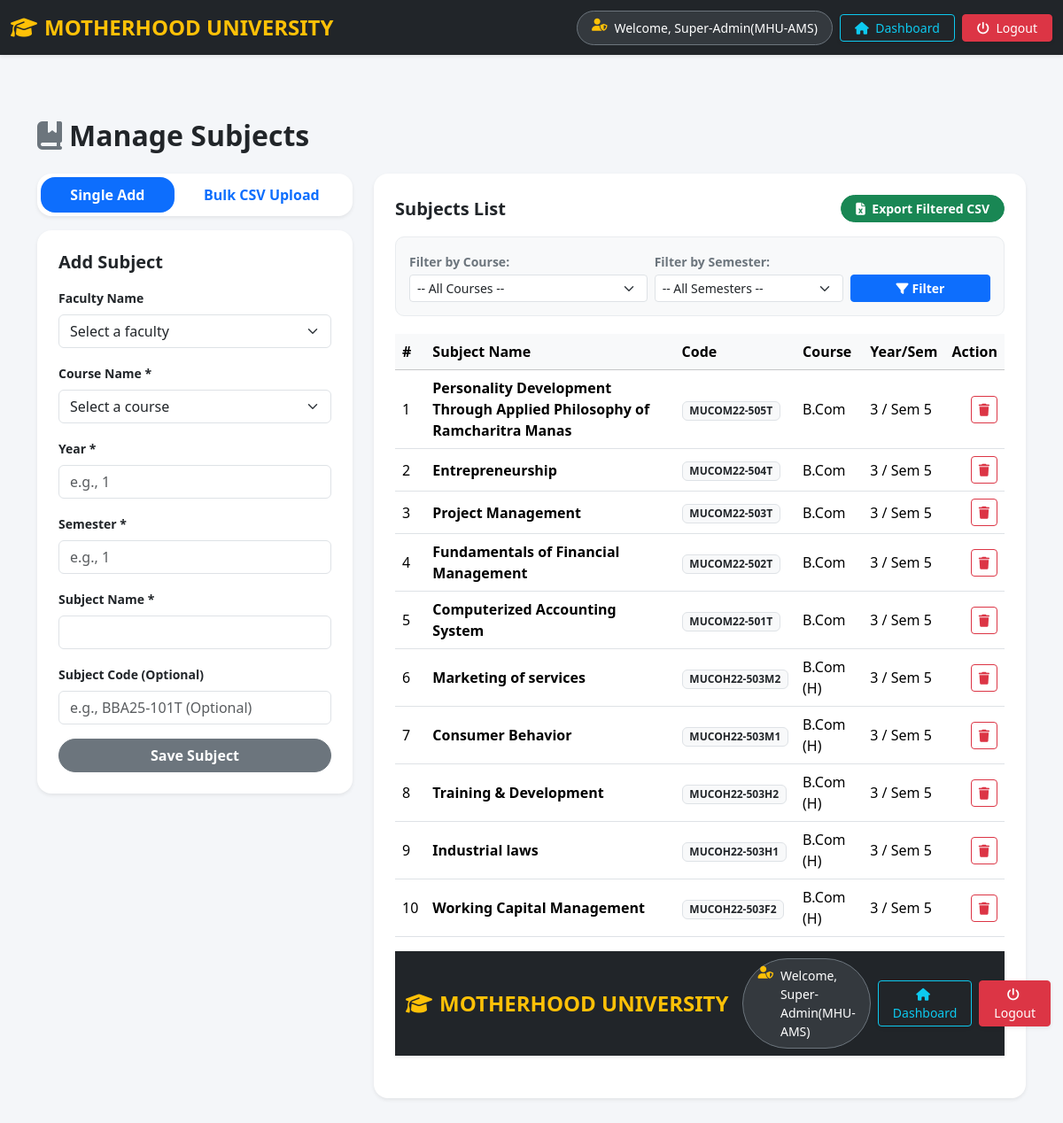
The page /admin/manage_subjects.php (signed in) on the database as committed earlier.
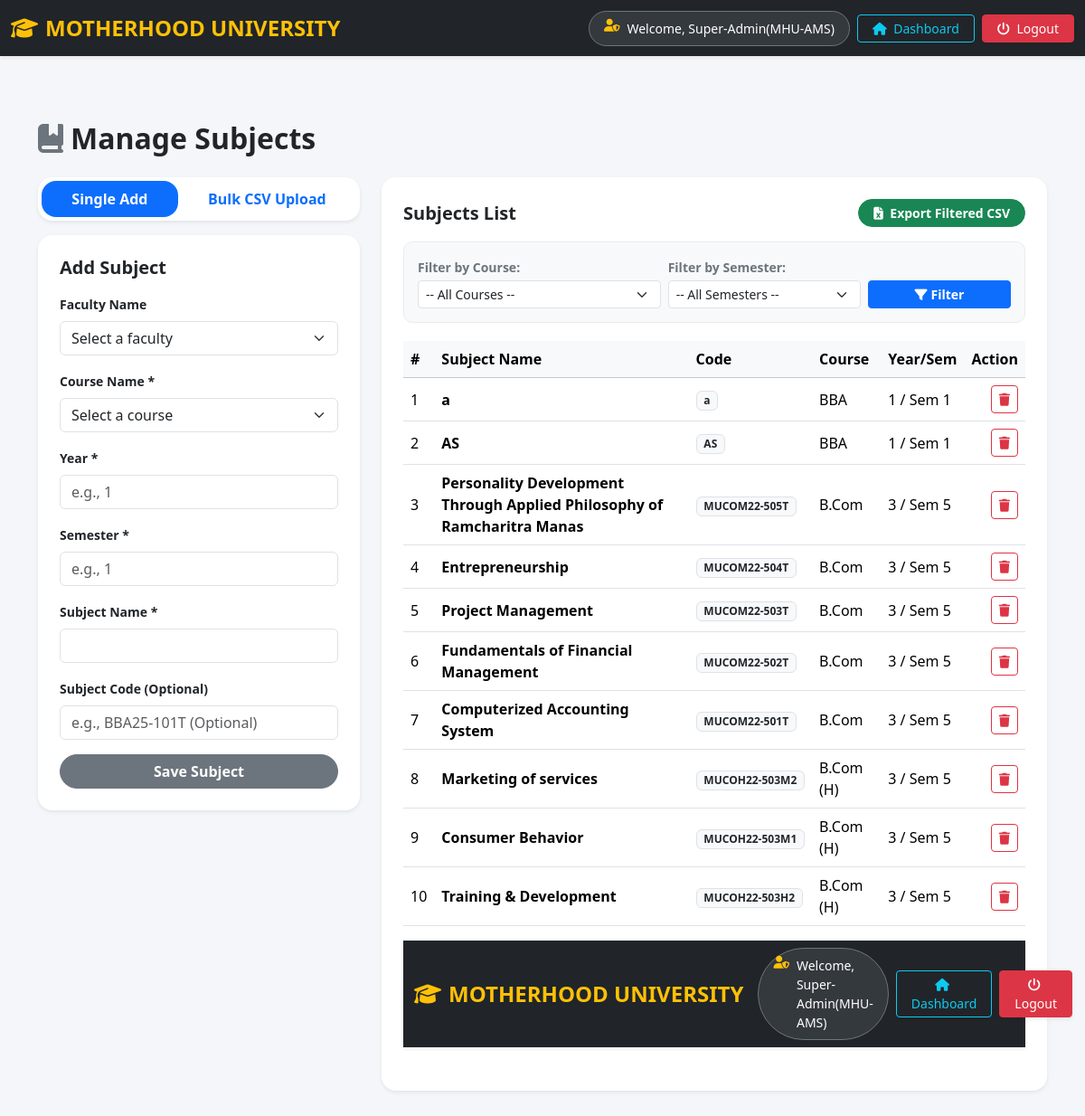
The same page on the database as committed later.
### tables this page shows
CREATE TABLE `subjects` (
  `course_id` int(11) NOT NULL,
  `course_name` varchar(233) NOT NULL,
  `Year` int(11) NOT NULL,
  `semester` int(11) NOT NULL,
  `subject_name` varchar(255) NOT NULL,
  `dept_name` varchar(235) NOT NULL,
  `subject_code` varchar(55) NOT NULL,
  `faculty_name` varchar(55) NOT NULL
);

### admin/manage_subjects.php (the view, shortened to what the changed rows need)
<?php
include "../db_connect.php";
$where_sql = "WHERE 1=1";
$limit = 10;
$page = isset($_GET['page']) ? (int) $_GET['page'] : 1;
$offset = ($page - 1) * $limit;
?>
<!doctype html>
<html lang="en">
<head>
    <link href="https://cdn.jsdelivr.net/npm/bootstrap@5.3.8/dist/css/bootstrap.min.css" rel="stylesheet">
    <link rel="stylesheet" href="https://cdnjs.cloudflare.com/ajax/libs/font-awesome/6.5.1/css/all.min.css">
</head>
<body>
    <main class="container py-5">
        <h2 class="fw-bold text-dark mb-4"><i class="fa-solid fa-book-bookmark text-secondary me-2"></i>Manage Subjects
        </h2>
        <div class="row g-4">
            <div class="col-lg-8">
                <div class="card border-0 shadow-sm p-4 rounded-4 bg-white">
                    <div class="table-responsive">
                        <table class="table table-hover align-middle">
                            <thead class="table-light">
                                <tr>
                                    <th>#</th>
                                    <th>Subject Name</th>
                                    <th>Code</th>
                                    <th>Course</th>
                                    <th>Year/Sem</th>
                                    <th class="text-end">Action</th>
                                </tr>
                            </thead>
                            <tbody>
                                <?php
                                $query = "SELECT * FROM subjects $where_sql ORDER BY course_id DESC LIMIT $limit OFFSET $offset";
                                $res = $conn->query($query);
                                $i = $offset + 1;
                                if ($res && $res->num_rows > 0) {
                                    while ($row = $res->fetch_assoc()): ?>
                                        <tr>
                                            <td><?= $i++ ?></td>
                                            <td class="fw-semibold"><?= htmlspecialchars($row['subject_name']) ?></td>
                                            <td><span
                                                    class="badge bg-light text-dark border"><?= htmlspecialchars($row['subject_code'] ?? 'N/A') ?></span>
                                            </td>
                                            <td><?= htmlspecialchars($row['course_name'] ?? 'N/A') ?></td>
                                            <td><?= htmlspecialchars($row['Year'] ?? '') ?> / Sem
                                                <?= htmlspecialchars($row['semester'] ?? 'N/A') ?></td>
                                            <td class="text-end"><a
                                                    href="manage_subjects.php?delete_id=<?= $row['course_id'] ?>"
                                                    class="btn btn-sm btn-outline-danger"
                                                    onclick="return confirm('Delete subject?');"><i
                                                        class="fa-solid fa-trash"></i></a></td>
                                        </tr>
                                    <?php endwhile;
                                } else {
                                    echo '<tr><td colspan="6" class="text-center text-muted py-4">No subjects found matching the selected filters.</td></tr>';
                                }
                                ?>
                            </tbody>
                        </table>
                    </div>
                </div>
            </div>
        </div>
    </main>
</body>
</html>

Rows that differ between the two databases and show on the page:
no longer on this page (row unchanged): subjects: subject_name "Industrial laws", subject_code "MUCOH22-503H1", course_name "B.Com (H)", Year "3", semester "5"
no longer on this page (row unchanged): subjects: subject_name "Working Capital Management", subject_code "MUCOH22-503F2", course_name "B.Com (H)", Year "3", semester "5"
added subjects: subject_name "a", subject_code "a", course_name "BBA", Year "1", semester "1"
added subjects: subject_name "AS", subject_code "AS", course_name "BBA", Year "1", semester "1"
